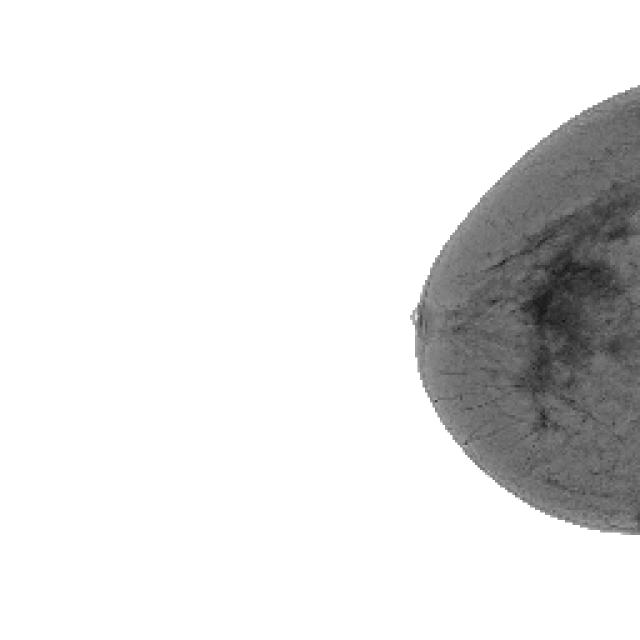
#> input picture data/despliegue/mamografias/105_1934323665_png.rf.a1e70bb0747c86f17a76a13894e8e191.jpg, 640 x 640 px, given in place of 393_1317322195_png.rf.fa1093047a7ba1b8998ad64120b5a0d1.jpg, which was not available
$ python b_preprocesamiento.py
#> lines starting #> are read from the running program, lines starting #| are printed output that depends on the picture; after the words box and inside, x2 and y2 are one past the last pixel; in counts of white or black regions, pixels touching at a corner belong together; pictures that were not available may be replaced by others from this repository, and a replacement may not be noted
### a_funciones.py
import numpy as np
import cv2

from os import listdir # para hacer lista de archivos en una ruta
from tqdm import tqdm  # para crear contador en un for para ver evolución
from os.path import join # para unir ruta con archivo
import matplotlib.pyplot as plt
import seaborn as sns

def img2data(path, width=224, colormap=cv2.COLORMAP_VIRIDIS):

    """
    Esta función procesa imágenes en un conjunto de datos, preparándolas para su análisis.
    Realiza una serie de transformaciones para resaltar características de interés,
    y aplica una codificación de colores para facilitar su visualización y clasificación.

    Parámetros:
    - path (str): Ruta al directorio que contiene las subcarpetas con las imágenes.
    - width (int): Tamaño al que se redimensionarán las imágenes (ancho y alto). Valor por defecto: 224.
    - colormap (int): Mapa de color aplicado para mejorar la visualización de áreas específicas.
      Por defecto, usa el mapa de color COLORMAP_VIRIDIS.
    """

    rawImgs = []  # lista con arrays que representan cada imagen
    labels = []   # lista de etiquetas de cada imagen

    list_labels = [join(path, f) for f in listdir(path)]  # rutas completas de las carpetas en path

    for imagePath in list_labels:  # recorre cada carpeta en la ruta ingresada
        files_list = listdir(imagePath)  # lista de archivos en la carpeta actual
        for item in tqdm(files_list):  # progreso de carga de archivos con tqdm
            file = join(imagePath, item)  # crea ruta completa del archivo
            if file.lower().endswith(('jpg', 'jpeg')):  # verificar si es una imagen (jpg o jpeg)
                img = cv2.imread(file)  # cargar archivo
                img = cv2.cvtColor(img, cv2.COLOR_BGR2RGB)  # convertir a RGB
                img = cv2.resize(img, (width, width))  # cambiar resolución

                # Convertir a escala de grises
                gray = cv2.cvtColor(img, cv2.COLOR_RGB2GRAY)

                # Aplicar un umbral binario adaptativo
                thresh = cv2.adaptiveThreshold(gray, 255, cv2.ADAPTIVE_THRESH_GAUSSIAN_C,
                                               cv2.THRESH_BINARY_INV, 5, 2)

                # Aplicar operaciones morfológicas para limpiar el área de interés
                kernel = np.ones((5,5), np.uint8)
                thresh = cv2.morphologyEx(thresh, cv2.MORPH_CLOSE, kernel)

                # Aplicar la máscara al fondo
                img_colored_background = cv2.bitwise_and(img, img, mask=thresh)

                # Aplicar el colormap
                img_colormap = cv2.applyColorMap(img_colored_background, colormap)

                rawImgs.append(img_colormap)  # añadir imagen procesada al array final

                # Asignar etiquetas en función de la carpeta
                l = imagePath.split('/')[-1]  # extraer el nombre de la carpeta
                if l == '0':  # asignar etiqueta basada en el nombre de la carpeta
                    labels.append([0])
                elif l == '1':
                    labels.append([1])

    return rawImgs, labels, files_list

#Función para convertir a array
# [83 lines left out: functions imag_array, plot_recall, plot_auc, plot_perdida, matriz, not called in this run]

### b_preprocesamiento.py

# -------------------------------- Importanción de librerías ----------------------------------#

import pandas as pd
import numpy as np
import a_funciones as fn
import cv2
import joblib
import os
import matplotlib.pyplot as plt

from matplotlib import pyplot as plt
from a_funciones import img2data
from imgaug import augmenters as iaa


# ---------------------------- Ejemplos de imágenes del dataset -------------------------------#

# Lectura de imagenes

img1 = cv2.imread('data/train/0/393_1317322195_png.rf.fa1093047a7ba1b8998ad64120b5a0d1.jpg')
#> img1 is the input picture: shape (640, 640, 3); min 17, max 255, mean 227.8
img2 = cv2.imread('data/train/1/9851_1434430689_png.rf.3b1a584f0be68600f30ecb7c30d5938e.jpg')
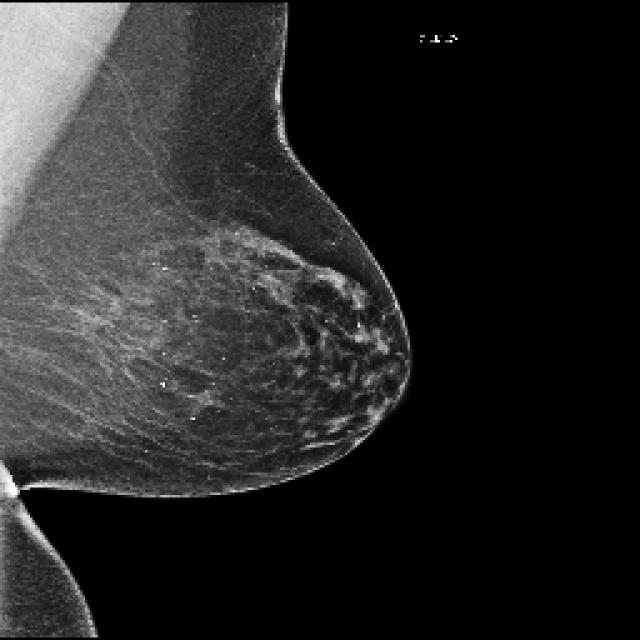
#> input picture data/despliegue/mamografias/12282_1127855363_png.rf.2361757161e3a502c9ca481a853f2e7b.jpg, 640 x 640 px, given in place of 9851_1434430689_png.rf.3b1a584f0be68600f30ecb7c30d5938e.jpg, which was not available
#> img2 is the input picture: shape (640, 640, 3); min 0, max 255, mean 37.2

# representación de imágenes

plt.imshow(img1)
plt.title('Diagnótico Negativo')
plt.show()

plt.imshow(img2)
plt.title('Diagnóstico Positivo')
plt.show()

# representación numérica de imágenes

img1.shape
img1.max()
img1.min()

img2.shape
img2.max()
img2.min()

# Cantidad de pixerles en la imagen alto * ancho * canales

np.prod(img1.shape)
np.prod(img2.shape)

#### dado que se necesitarían muchas observaciones (imágenes para entrenar)
#### un modelo con tantas observaciones y no tenemos, vamos a reescalar las imágenes

img1_r = cv2.resize(img1 ,(100,100))
plt.imshow(img1_r)
plt.title('Diagnótico Negativo')
plt.show()
np.prod(img1_r.shape)

img2_r = cv2.resize(img2 ,(100,100))
plt.imshow(img2_r)
plt.title('Diagnótico Positivo')
plt.show()
np.prod(img2_r.shape)

# --------------------------------- Distribuciones de las clases ---------------------------- #
import cv2
import numpy as np
from os import listdir
from os.path import join
from tqdm import tqdm


dataset_dir = 'data'

subsets = ["train", "test", "valid"]
classes = ["0", "1"]  # 0 para benigno, 1 para maligno

data_summary = {"Subset": [], "Class": [], "Image Count": []}

for subset in subsets:
    for class_label in classes:
        class_dir = os.path.join(dataset_dir, subset, class_label)
        image_count = len(os.listdir(class_dir))
        data_summary["Subset"].append(subset)
        data_summary["Class"].append(class_label)
        data_summary["Image Count"].append(image_count)

df_summary = pd.DataFrame(data_summary)

print("Resumen del Dataset:")
print(df_summary)

# ------------------------------------ Balance de las clases -------------------------------- #

total_images = df_summary.groupby("Subset")["Image Count"].sum().reset_index(name="Total Images")

df_summary = pd.merge(df_summary, total_images, on="Subset")

df_summary["Class Percentage"] = ((df_summary["Image Count"] / df_summary["Total Images"]) * 100).round(2)

print("Análisis Descriptivo del Balance de Clases:")
print(df_summary)

# ---------------------------------- Función img2data aplicada ------------------------------ #

rawImgs, labels, _ = fn.img2data(dataset_dir + "/train/")
#> in img2data, `thresh = cv2.adaptiveThreshold(gray, 255, cv2.ADAPTIVE_THRESH_GAUSSIAN..`:
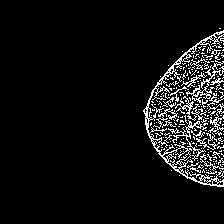
#> thresh: shape (224, 224); 7% white in thin lines or dots, all inside (x1, y1, x2, y2) = (143, 28, 224, 187)
#> in img2data, `thresh = cv2.morphologyEx(thresh, cv2.MORPH_CLOSE, kernel)`: thresh: shape (224, 224); 17.9% white; 1 white region, box (x1, y1, x2, y2) and area: (143, 28, 224, 187) 8978
#> in img2data, `img_colored_background = cv2.bitwise_and(img, img, mask=thresh)`:
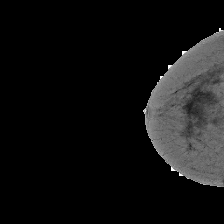
#> img_colored_background: shape (224, 224, 3); min 0, max 255, mean 18.5
#> in img2data, `img_colormap = cv2.applyColorMap(img_colored_background, colormap)`:
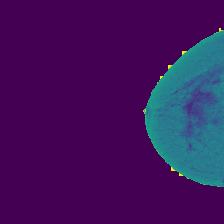
#> img_colormap: shape (224, 224, 3); mean B, G, R 94, 22.4, 63.7
#> rawImgs = 1 item; labels = []
# ---------------------------------- Visualización de imágenes ------------------------------ #

num_images = 5
# Convertir la lista de imágenes y etiquetas a un DataFrame para manipularlas fácilmente
data = {"Image": rawImgs, "Label": [label[0] for label in labels]}

def plot_images(data, label, num_images):
#> called with label = 0, num_images = 5
    images_to_plot = [img for img, lbl in zip(data["Image"], data["Label"]) if lbl == label][:num_images]
#> images_to_plot = []

    plt.figure(figsize=(10, 5))
    for i, img in enumerate(images_to_plot):
        plt.subplot(1, num_images, i + 1)
        plt.imshow(img)
        plt.axis('off')
        plt.title("Benigno" if label == 0 else "Maligno")
#> this loop made 0 passes
    plt.show()

print("Muestras de Imágenes Benignas (Clase 0):")
plot_images(data, label=0, num_images=num_images)

print("Muestras de Imágenes Malignas (Clase 1):")
plot_images(data, label=1, num_images=num_images)

# -------------------------------------- Train, Test, Valid --------------------------------- #

# para cargar todas las imágenes
# reducir su tamaño y convertir en array

trainpath = 'data/train/'
testpath = 'data/test/'
valpath = 'data/valid/'

x_train, y_train, file_list= fn.img2data(trainpath)
#> x_train = 1 item; y_train = []; file_list = 1 item
x_test, y_test, file_list= fn.img2data(testpath)
#> call 3 of img2data, with path = 'data/test/', width = 224, colormap = 16
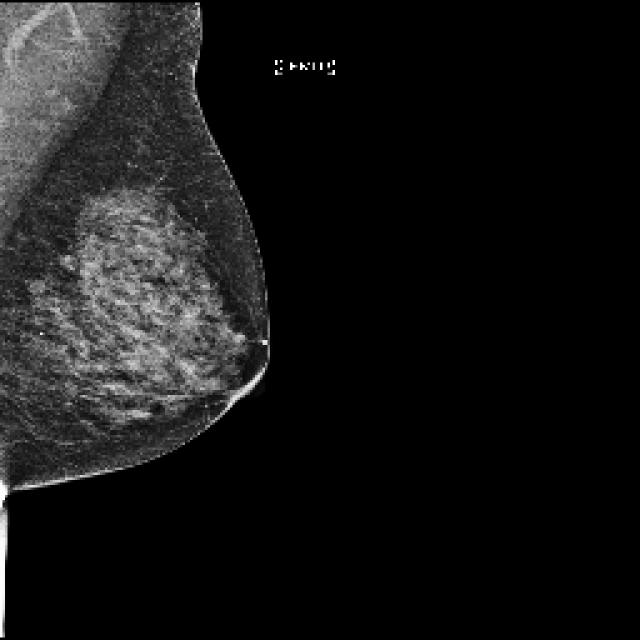
#> input picture data/test/0/1588_1603972171_png.rf.29f8eb427de2e92c2222298b7b497ad0.jpg, 640 x 640 px
#> in img2data, img is the input picture: shape (640, 640, 3); min 0, max 255, mean 21.1
#> in img2data (call 3), `thresh = cv2.adaptiveThreshold(gray, 255, cv2.ADAPTIVE_THRESH_GAUSSIAN..`: thresh: shape (224, 224); 14.3% white in thin lines or dots, all inside (x1, y1, x2, y2) = (0, 0, 119, 224)
#> in img2data (call 3), `thresh = cv2.morphologyEx(thresh, cv2.MORPH_CLOSE, kernel)`:
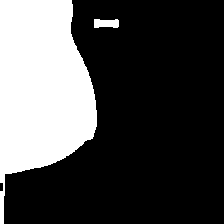
#> thresh: shape (224, 224); 28.6% white; 2 white regions, box (x1, y1, x2, y2) and area: (0, 0, 97, 224) 14156, (94, 19, 119, 28) 194
#> in img2data (call 3), `img_colormap = cv2.applyColorMap(img_colored_background, colormap)`:
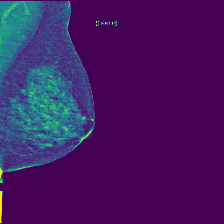
#> img_colormap: shape (224, 224, 3); mean B, G, R 97.6, 26.1, 64.8
#> x_test = 1 item; y_test = [[0]]
x_val, y_val, file_list= fn.img2data(valpath)
#> x_val = 1 item; y_val = []

#### convertir salidas a numpy array ####
x_train = np.array(x_train)
y_train = np.array(y_train)
#> y_train = empty array
x_test = np.array(x_test)
y_test = np.array(y_test)
#> y_test = [0]
x_val = np.array(x_val)
y_val = np.array(y_val)
#> y_val = empty array

x_train.shape
x_test.shape
x_val.shape

# ----------------------- salidas del preprocesamiento bases listas ------------------------- #


joblib.dump(x_train, 'salidas/x_train.pkl')
joblib.dump(y_train, 'salidas/y_train.pkl')
joblib.dump(x_test,'salidas/x_test.pkl')
joblib.dump(y_test, 'salidas/y_test.pkl')
joblib.dump(x_val, 'salidas/x_val.pkl')
joblib.dump(y_val, 'salidas/y_val.pkl')
